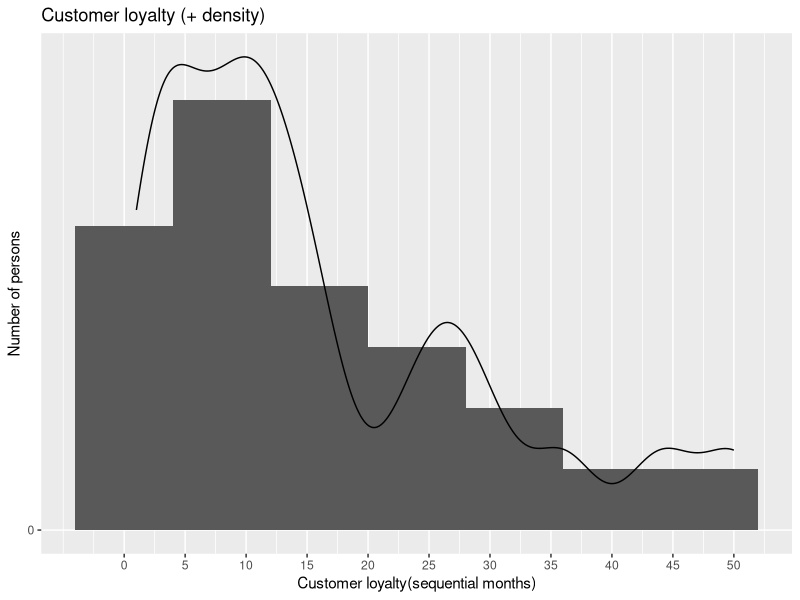
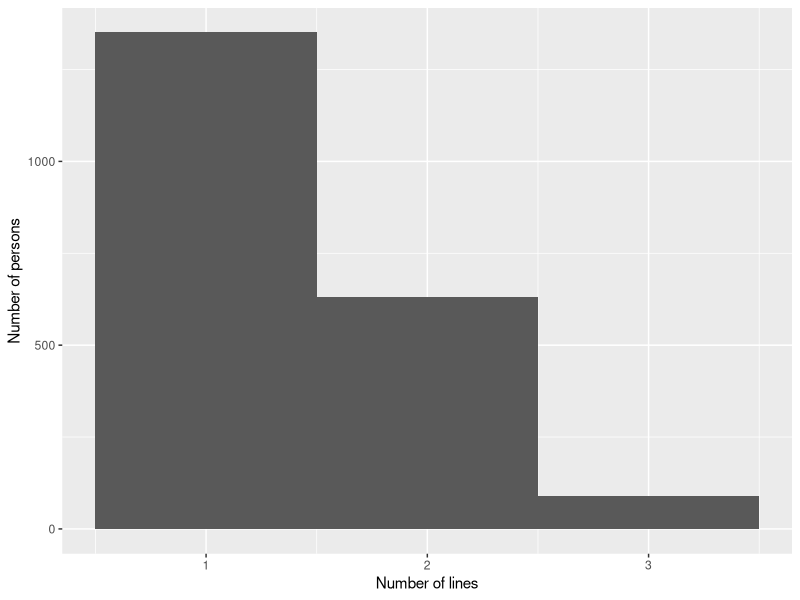
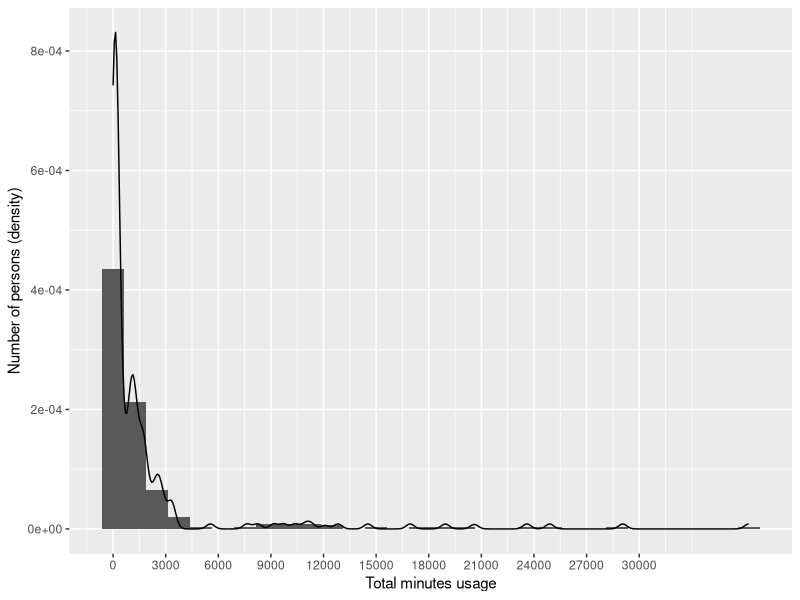
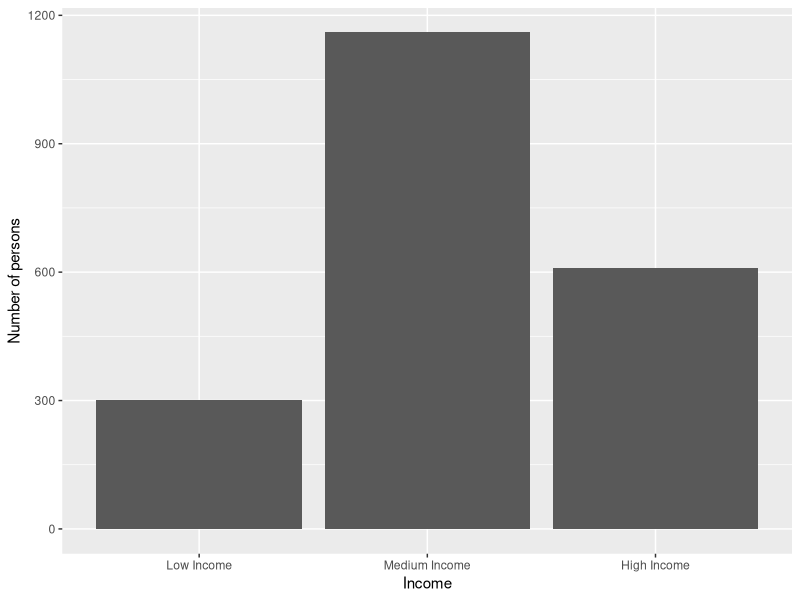
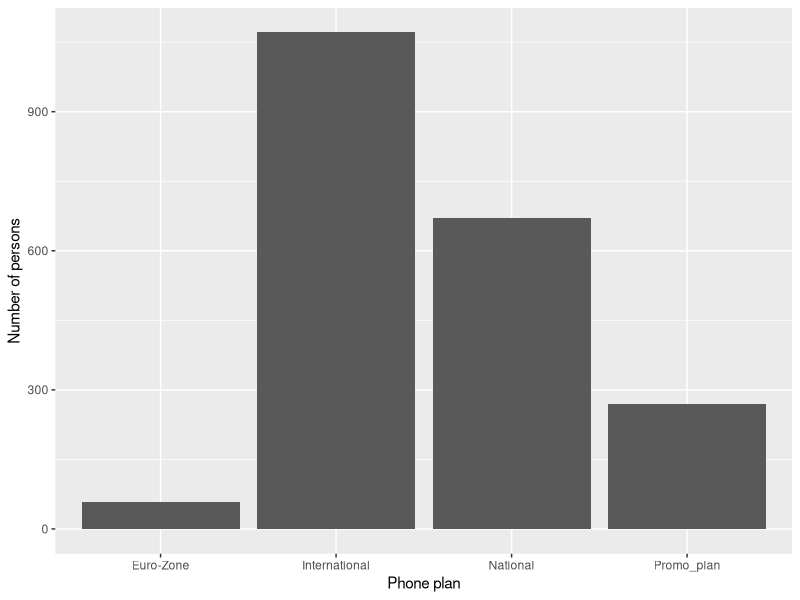
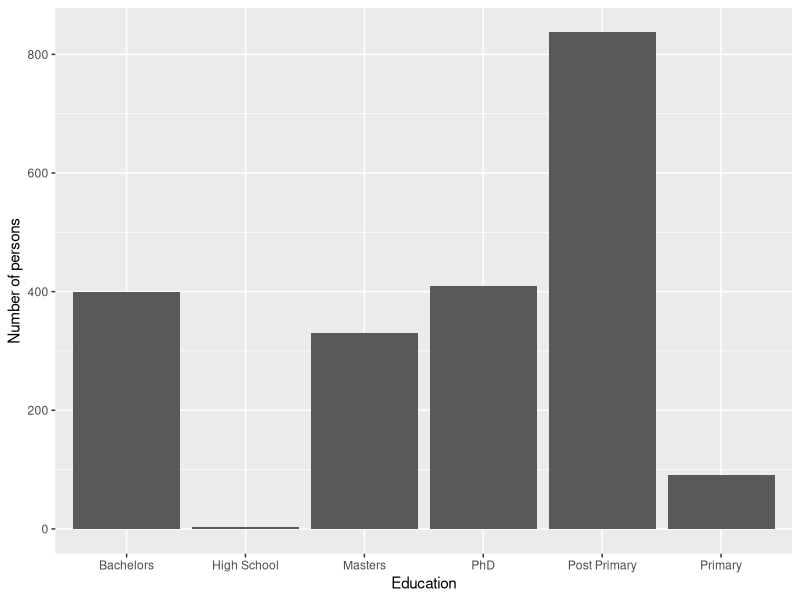
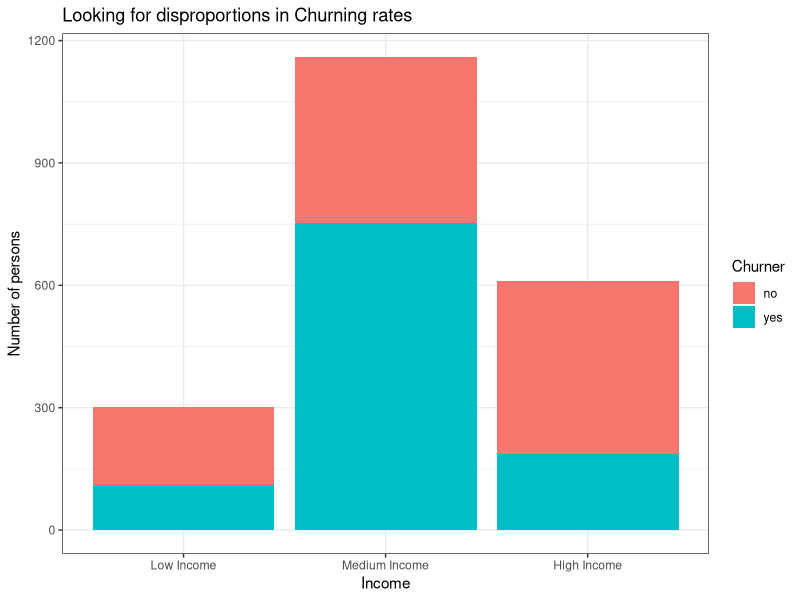
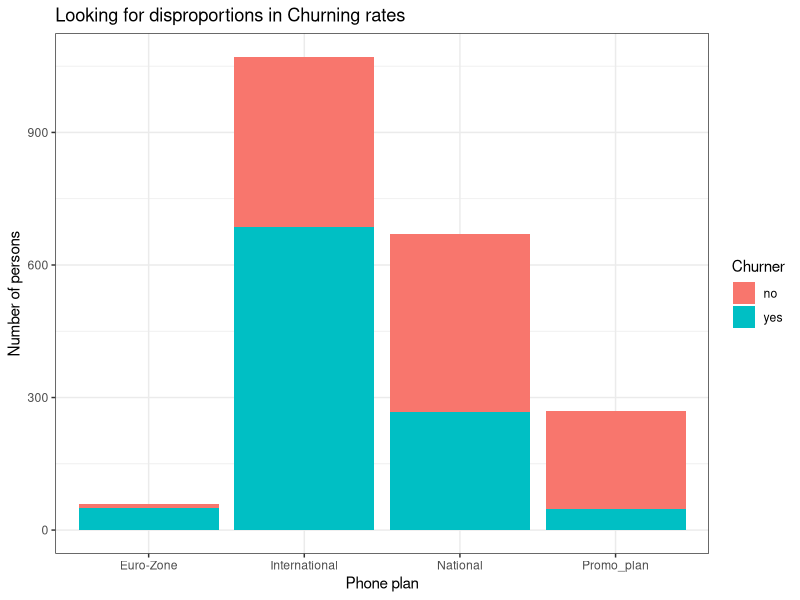

Write R code to recreate these figures, in order.
## ---- chunk 1
#install.packages("ggplot2")
library(ggplot2)
## ---- chunk 2
phones <- read.csv("./eurocomPHONEchurners.csv")
head(phones)
## ---- chunk 3
count_na <- sapply(phones, function(y) sum(length(which(is.na(y) | y == ""))))
na_df <- data.frame(count_na)

subset(na_df, na_df$count_na > 0)
## ---- chunk 4
replace_na_with_median <- function(col) {
  median_without_na <- median(col, na.rm=TRUE)
  col[is.na(col)] <- median_without_na
  return(col)
}
## ---- chunk 5
phones$MINUTES_3MONTHS_AGO <- replace_na_with_median(phones$MINUTES_3MONTHS_AGO)
## ---- chunk 6
phones$CUST_MOS <- replace_na_with_median(phones$CUST_MOS)
## ---- chunk 7
phones$TOT_MINUTES_USAGE <- replace_na_with_median(phones$TOT_MINUTES_USAGE)
## ---- chunk 8
get_mode <- function(x){
  xtable <- table(x)
  idx <- xtable == max(xtable)
  names(xtable)[idx]
}
## ---- chunk 9
phones$PHONE_PLAN[phones$PHONE_PLAN == ""] <- get_mode(phones$PHONE_PLAN)
## ---- chunk 10
phones$EDUCATION[phones$EDUCATION == ""] <- get_mode(phones$EDUCATION)
## ---- chunk 11
head(phones$INCOME)
## ---- chunk 12
phones$INCOME <- cut(phones$INCOME, breaks = c(0, 37999, 88000, max(phones$INCOME)), include.lowest = TRUE, labels = c("Low Income", "Medium Income","High Income"))

head(phones$INCOME)
## ---- chunk 13
ggplot(data=phones ,aes(phones$CUST_MOS)) + geom_histogram(binwidth=8,aes(y = ..density..))  + scale_x_continuous(breaks = seq(0,60,5)) + scale_y_continuous(breaks = seq(0,1000,50)) + labs(x="Customer loyalty(sequential months)" ,y="Number of persons", title="Customer loyalty (+ density)") + geom_density()
## ---- chunk 14
ggplot(data=phones ,aes(phones$NUM_LINES)) + geom_histogram(binwidth=1) + scale_x_continuous(breaks = 0:3) + labs(x="Number of lines" ,y="Number of persons")
## ---- chunk 15
ggplot(data=phones ,aes(phones$TOT_MINUTES_USAGE)) + geom_histogram(bins = 30, aes(y = ..density..)) +  scale_x_continuous(breaks = seq(0, 30000, 3000)) + labs(x="Total minutes usage" ,y="Number of persons (density)") + geom_density()
## ---- chunk 16
ggplot(data=phones ,aes(phones$INCOME)) + geom_histogram(stat="count") + labs(x="Income" ,y="Number of persons")
## ---- chunk 17
ggplot(data=phones ,aes(phones$PHONE_PLAN)) + geom_histogram(stat="count") + labs(x="Phone plan" ,y="Number of persons")
## ---- chunk 18
ggplot(data=phones ,aes(phones$EDUCATION)) + geom_histogram(stat="count")   + labs(x="Education" ,y="Number of persons")
## ---- chunk 19
ggplot(data=phones ,aes(x=phones$INCOME, group=phones$CHURNER, fill=phones$CHURNER)) + geom_histogram(stat="count") + theme_bw()   + labs(x="Income" ,y="Number of persons", title="Looking for disproportions in Churning rates", fill="Churner")
## ---- chunk 20
ggplot(data=phones ,aes(x=phones$PHONE_PLAN, group=phones$CHURNER, fill=phones$CHURNER)) + geom_histogram(stat="count") + theme_bw()   + labs(x="Phone plan" ,y="Number of persons", title="Looking for disproportions in Churning rates", fill="Churner")
## ---- chunk 21
ggplot(data=phones ,aes(x=phones$TOT_MINUTES_USAGE, group=phones$CHURNER, fill=phones$CHURNER)) + geom_histogram(bins = 5) +  scale_x_continuous(breaks = seq(0, 30000, 5000))  + labs(x="Total minutes usage" ,y="Number of persons", title="Looking for disproportions in Churning rates", fill="Churner")
## ---- chunk 22
ggplot(data=phones ,aes(x=phones$CUST_MOS, group=phones$CHURNER, fill=phones$CHURNER)) + geom_histogram(binwidth=5) + scale_x_continuous(breaks = seq(0,50,5))   + labs(x="Customer loyalty (sequential months)" ,y="Number of persons", title="Looking for disproportions in Churning rates", fill="Churner")
## ---- chunk 23
ggplot(data=phones ,aes(x=phones$NUM_LINES, group=phones$CHURNER, fill=phones$CHURNER)) + geom_histogram(binwidth=1, position="dodge") + scale_x_continuous(breaks = 0:3)   + labs(x="Number of lines" ,y="Number of persons", title="Looking for disproportions in Churning rates", fill="Churner")
## ---- chunk 24
ggplot(data=phones ,aes(x=phones$EDUCATION, group=phones$CHURNER, fill=phones$CHURNER)) + geom_histogram(stat="count")  + labs(x="Education" ,y="Number of persons", title="Looking for disproportions in Churning rates", fill="Churner")
## ---- chunk 25
ggplot(data=phones ,aes(x=phones$GENDER, group=phones$CHURNER, fill=phones$CHURNER)) + geom_histogram(stat="count", position="dodge")  + labs(x="Gender" ,y="Number of persons", title="Looking for disproportions in Churning rates", fill="Churner")
## ---- chunk 26
cust_mos_skew <-(3*(mean(phones$CUST_MOS)-median(phones$CUST_MOS)))/sd(phones$CUST_MOS)
cust_mos_skew
## ---- chunk 27
num_lines_skew <-(3*(mean(phones$NUM_LINES)-median(phones$NUM_LINES)))/sd(phones$NUM_LINES)
num_lines_skew
## ---- chunk 28
tot_minutes_usage_skew <-(3*(mean(phones$TOT_MINUTES_USAGE)-median(phones$TOT_MINUTES_USAGE)))/sd(phones$TOT_MINUTES_USAGE)
tot_minutes_usage_skew
## ---- chunk 29
ggplot(data=phones ,aes(x=phones$TOT_MINUTES_USAGE, y=phones$MINUTES_CURR_MONTH + phones$MINUTES_PREV_MONTH + phones$MINUTES_3MONTHS_AGO)) + geom_point() + labs(x="Total minutes usage" ,y="Addition of minutes current month, last month, 3 months ago", title="Correlation between minutes of usage")
## ---- chunk 30
ggplot(data=phones ,aes(phones$CHURNER, phones$CUST_MOS)) + geom_boxplot() + labs(x="Churner" ,y="Customer loyalty")
## ---- chunk 31
ggplot(data=phones ,aes(phones$CHURNER, phones$TOT_MINUTES_USAGE)) + geom_boxplot() + labs(x="Churner" ,y="Total minutes of usage")
## ---- chunk 32
summary(phones$TOT_MINUTES_USAGE)
IQR <- 1677-116
lower_bound <- 116 - (IQR*1.5)
upper_bound <- 1677 + (IQR*1.5)

nrow(phones[phones$TOT_MINUTES_USAGE < lower_bound | phones$TOT_MINUTES_USAGE > upper_bound,])
## ---- chunk 33
# Z score
z_score_tot_minutes_usage <- scale(phones$TOT_MINUTES_USAGE, center = TRUE, scale = TRUE)
# same as (phones$TOT_MINUTES_USAGE - mean(phones$TOT_MINUTES_USAGE))/sd(phones$TOT_MINUTES_USAGE)
summary(z_score_tot_minutes_usage)
IQR_Z <- -0.07354 - -0.39323
lower_bound_z <- -0.39323 - (IQR*1.5)
upper_bound_z <- -0.07354 + (IQR*1.5)

z_range <- table(z_score_tot_minutes_usage > -3 & z_score_tot_minutes_usage < 3)
z_range[names(z_range)==FALSE]
